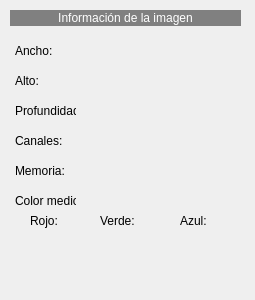
<?xml version="1.0" encoding="UTF-8"?>
<ui version="4.0">
 <class>ver_info</class>
 <widget class="QDialog" name="ver_info">
  <property name="geometry">
   <rect>
    <x>0</x>
    <y>0</y>
    <width>255</width>
    <height>300</height>
   </rect>
  </property>
  <property name="windowTitle">
   <string>Ver Información</string>
  </property>
  <widget class="QLabel" name="label">
   <property name="geometry">
    <rect>
     <x>15</x>
     <y>40</y>
     <width>51</width>
     <height>21</height>
    </rect>
   </property>
   <property name="text">
    <string>Ancho:</string>
   </property>
  </widget>
  <widget class="QLabel" name="label_2">
   <property name="geometry">
    <rect>
     <x>10</x>
     <y>10</y>
     <width>231</width>
     <height>16</height>
    </rect>
   </property>
   <property name="styleSheet">
    <string notr="true">background-color: rgb(128, 128, 128);
color: rgb(255, 255, 255);</string>
   </property>
   <property name="text">
    <string>Información de la imagen</string>
   </property>
   <property name="alignment">
    <set>Qt::AlignCenter</set>
   </property>
  </widget>
  <widget class="QLabel" name="label_3">
   <property name="geometry">
    <rect>
     <x>85</x>
     <y>40</y>
     <width>51</width>
     <height>21</height>
    </rect>
   </property>
   <property name="text">
    <string/>
   </property>
  </widget>
  <widget class="QLabel" name="label_4">
   <property name="geometry">
    <rect>
     <x>15</x>
     <y>100</y>
     <width>61</width>
     <height>21</height>
    </rect>
   </property>
   <property name="text">
    <string>Profundidad:</string>
   </property>
  </widget>
  <widget class="QLabel" name="label_5">
   <property name="geometry">
    <rect>
     <x>85</x>
     <y>100</y>
     <width>51</width>
     <height>21</height>
    </rect>
   </property>
   <property name="text">
    <string/>
   </property>
  </widget>
  <widget class="QLabel" name="label_6">
   <property name="geometry">
    <rect>
     <x>15</x>
     <y>130</y>
     <width>51</width>
     <height>21</height>
    </rect>
   </property>
   <property name="text">
    <string>Canales:</string>
   </property>
  </widget>
  <widget class="QLabel" name="label_7">
   <property name="geometry">
    <rect>
     <x>85</x>
     <y>130</y>
     <width>51</width>
     <height>21</height>
    </rect>
   </property>
   <property name="text">
    <string/>
   </property>
  </widget>
  <widget class="QLabel" name="label_8">
   <property name="geometry">
    <rect>
     <x>15</x>
     <y>160</y>
     <width>51</width>
     <height>21</height>
    </rect>
   </property>
   <property name="text">
    <string>Memoria:</string>
   </property>
  </widget>
  <widget class="QLabel" name="label_9">
   <property name="geometry">
    <rect>
     <x>85</x>
     <y>160</y>
     <width>51</width>
     <height>21</height>
    </rect>
   </property>
   <property name="text">
    <string/>
   </property>
  </widget>
  <widget class="QLabel" name="label_10">
   <property name="geometry">
    <rect>
     <x>15</x>
     <y>190</y>
     <width>61</width>
     <height>21</height>
    </rect>
   </property>
   <property name="text">
    <string>Color medio:</string>
   </property>
  </widget>
  <widget class="QLabel" name="label_11">
   <property name="geometry">
    <rect>
     <x>30</x>
     <y>210</y>
     <width>51</width>
     <height>21</height>
    </rect>
   </property>
   <property name="text">
    <string>Rojo:</string>
   </property>
  </widget>
  <widget class="QLabel" name="label_12">
   <property name="geometry">
    <rect>
     <x>64</x>
     <y>210</y>
     <width>31</width>
     <height>21</height>
    </rect>
   </property>
   <property name="text">
    <string/>
   </property>
  </widget>
  <widget class="QLabel" name="label_13">
   <property name="geometry">
    <rect>
     <x>100</x>
     <y>210</y>
     <width>51</width>
     <height>21</height>
    </rect>
   </property>
   <property name="text">
    <string>Verde:</string>
   </property>
  </widget>
  <widget class="QLabel" name="label_14">
   <property name="geometry">
    <rect>
     <x>140</x>
     <y>210</y>
     <width>31</width>
     <height>21</height>
    </rect>
   </property>
   <property name="text">
    <string/>
   </property>
  </widget>
  <widget class="QLabel" name="label_15">
   <property name="geometry">
    <rect>
     <x>180</x>
     <y>210</y>
     <width>51</width>
     <height>21</height>
    </rect>
   </property>
   <property name="text">
    <string>Azul:</string>
   </property>
  </widget>
  <widget class="QLabel" name="label_16">
   <property name="geometry">
    <rect>
     <x>210</x>
     <y>210</y>
     <width>31</width>
     <height>21</height>
    </rect>
   </property>
   <property name="text">
    <string/>
   </property>
  </widget>
  <widget class="QLabel" name="label_17">
   <property name="geometry">
    <rect>
     <x>15</x>
     <y>70</y>
     <width>51</width>
     <height>21</height>
    </rect>
   </property>
   <property name="text">
    <string>Alto:</string>
   </property>
  </widget>
  <widget class="QLabel" name="label_18">
   <property name="geometry">
    <rect>
     <x>85</x>
     <y>70</y>
     <width>51</width>
     <height>21</height>
    </rect>
   </property>
   <property name="text">
    <string/>
   </property>
  </widget>
  <widget class="QLabel" name="label_19">
   <property name="geometry">
    <rect>
     <x>80</x>
     <y>240</y>
     <width>81</width>
     <height>41</height>
    </rect>
   </property>
   <property name="text">
    <string/>
   </property>
  </widget>
 </widget>
 <resources/>
 <connections/>
</ui>
